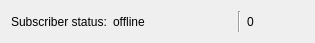
<?xml version="1.0" encoding="UTF-8"?>
<ui version="4.0">
 <class>ros_subscriber_widget</class>
 <widget class="QWidget" name="ros_subscriber_widget">
  <property name="geometry">
   <rect>
    <x>0</x>
    <y>0</y>
    <width>315</width>
    <height>43</height>
   </rect>
  </property>
  <property name="windowTitle">
   <string>Form</string>
  </property>
  <layout class="QHBoxLayout" name="horizontalLayout">
   <item>
    <widget class="QLabel" name="label">
     <property name="sizePolicy">
      <sizepolicy hsizetype="Minimum" vsizetype="Minimum">
       <horstretch>0</horstretch>
       <verstretch>0</verstretch>
      </sizepolicy>
     </property>
     <property name="toolTip">
      <string>Subscribered topics: HerkulexJointState.msg  &amp; HerkulexState.msg</string>
     </property>
     <property name="toolTipDuration">
      <number>0</number>
     </property>
     <property name="text">
      <string>Subscriber status:</string>
     </property>
    </widget>
   </item>
   <item>
    <widget class="QLabel" name="lbState">
     <property name="sizePolicy">
      <sizepolicy hsizetype="Minimum" vsizetype="Minimum">
       <horstretch>0</horstretch>
       <verstretch>0</verstretch>
      </sizepolicy>
     </property>
     <property name="toolTip">
      <string>Subscribered topics: HerkulexJointState.msg  &amp; HerkulexState.msg</string>
     </property>
     <property name="text">
      <string>offline</string>
     </property>
    </widget>
   </item>
   <item>
    <widget class="QLabel" name="label_2">
     <property name="text">
      <string/>
     </property>
    </widget>
   </item>
   <item>
    <widget class="Line" name="line">
     <property name="orientation">
      <enum>Qt::Vertical</enum>
     </property>
    </widget>
   </item>
   <item>
    <widget class="QLabel" name="lbImageCounter">
     <property name="toolTip">
      <string>HJS_count</string>
     </property>
     <property name="toolTipDuration">
      <number>0</number>
     </property>
     <property name="text">
      <string>0</string>
     </property>
    </widget>
   </item>
  </layout>
 </widget>
 <resources/>
 <connections/>
</ui>
